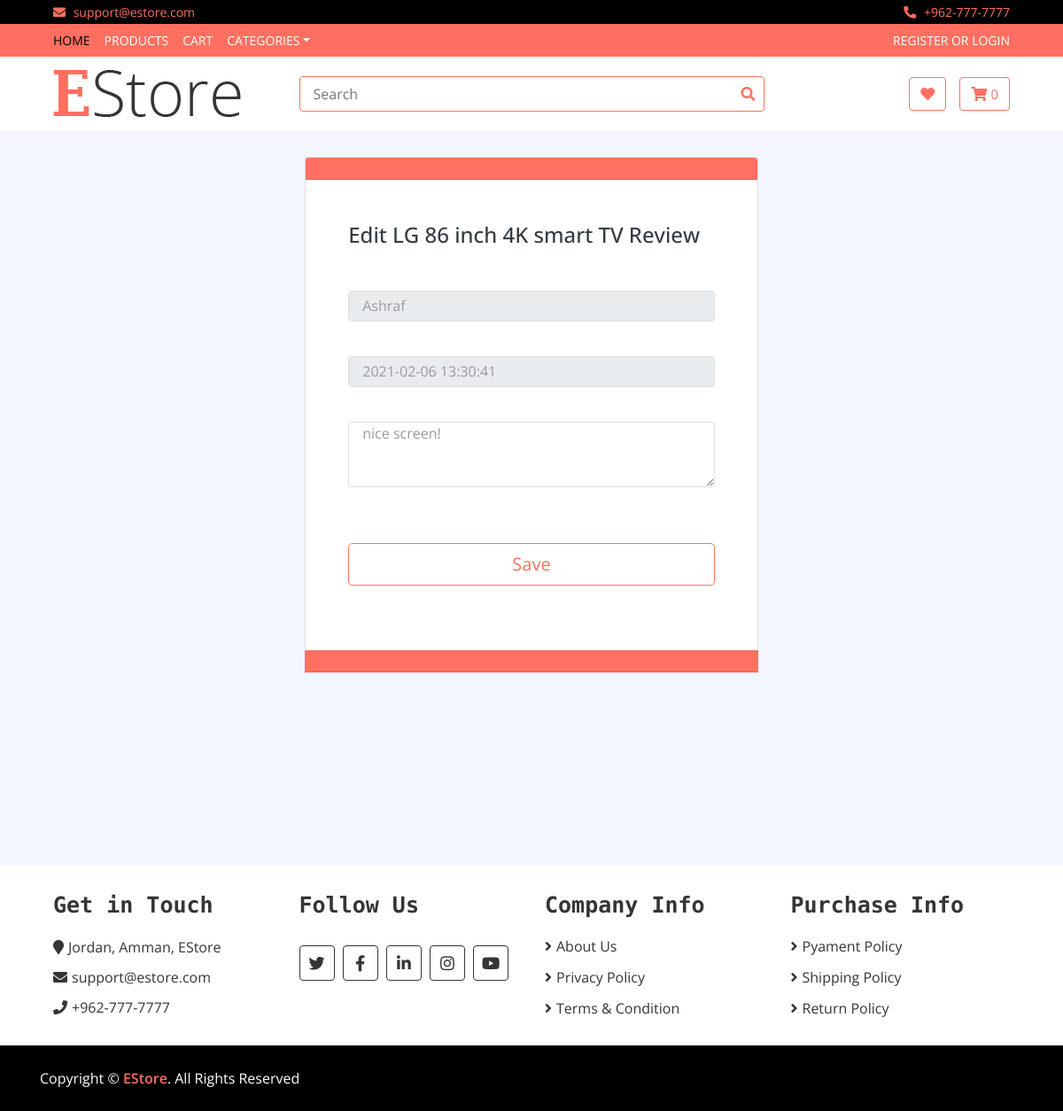
Page /review_edit.php?id=7 on the committed database.
### tables this page shows
CREATE TABLE `product_review` (
  `review_id` int(11) NOT NULL,
  `product_id` int(11) NOT NULL,
  `user_id` int(11) NOT NULL,
  `user_name` varchar(100) NOT NULL,
  `review` varchar(500) NOT NULL,
  `timestamp` timestamp NOT NULL DEFAULT current_timestamp()
);

CREATE TABLE `products` (
  `product_id` int(11) NOT NULL,
  `sub_cat_id` int(11) NOT NULL,
  `product_name` varchar(50) NOT NULL,
  `product_price` decimal(10,2) NOT NULL,
  `product_desc` varchar(255) NOT NULL,
  `type` varchar(100) NOT NULL,
  `discount_per` int(11) NOT NULL DEFAULT 0
);

### public/review_edit.php (the view, shortened to what this page needs)
<?php
require('includes/public_header.php');
$query = "select * from product_review INNER JOIN products ON
          product_review.product_id = products.product_id WHERE review_id = {$_GET['id']}";
$result = mysqli_query($conn, $query);
$row = mysqli_fetch_assoc($result);
 ?>
<div class="content-wrapper">
    <div class="content">
        <div class="container d-flex flex-column justify-content-between vh-100 align-items-center justify-content-center">
            <div class="row justify-content-center mt-8">
                <div class="col-xl-7 col-lg-8 col-md-10">
                    <div class="card">
                        <div style="background: #FF7062" class="card-header">
                        </div>
                        <div class="card-body p-5">
                            <h4 class="text-dark mb-5">Edit <?php echo $row['product_name'] ?> Review</h4>
                            <form action="" method="post">
                                <div class="row">
                                    <div class="form-group col-md-12 mb-4">
                                        <input disabled type="text" class="form-control input-lg" id="name" name="fullName"
                                               aria-describedby="nameHelp" placeholder="Full Name" value="<?php echo $row['user_name'] ?>">
                                    </div>
                                    <div class="form-group col-md-12 mb-4">
                                        <input disabled type="text" class="form-control input-lg" id="name" name="fullName"
                                               aria-describedby="nameHelp" placeholder="Full Name" value="<?php echo $row['timestamp'] ?>">
                                    </div>
                                    <div class="form-group col-md-12 mb-4">
                                        <textarea class="form-control" placeholder="Enter Product Description"
                                                  name="review" id="exampleFormControlTextarea1"
                                                  rows="3"><?php echo $row['review'] ?></textarea>
                                    </div>
                                    <div class="col-md-12">
                                        <button type="submit" name="submit_review"
                                                class="btn btn-lg btn-primary btn-block mb-4">Save
                                        </button>
                                    </div>
                                </div>
                            </form>
                        </div>
                    </div>
                    <div style="background: #FF7062" class="card-header">
                    </div>
                </div>
            </div>
        </div>
    </div>
</div>
<?php include "includes/public_footer.php" ?>

### public/css/style.css (style rules this page uses)
body { color: #353535; font-family: 'Open Sans', sans-serif; font-weight: 400; background: #f3f6ff; }
.form-control, .custom-select { width: 100%; height: 35px; padding: 0 15px; color: #999999; border: 1px solid #dddddd; margin-bottom: 15px; }
.btn { color: #ff6f61; background: #ffffff; border: 1px solid #ff6f61; }

### rows in the picture
product_review: product.product_name "LG 86 inch 4K smart TV", fullName "Ashraf", fullName "2021-02-06 13:30:41", review "nice screen!"
